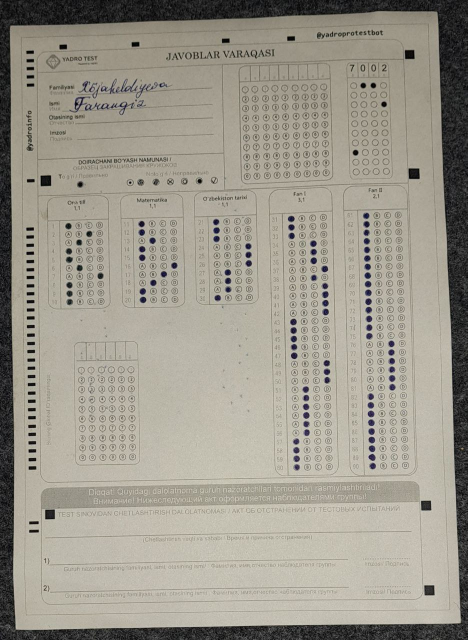
#> input picture 1.jpg, 935 x 1280 px (shown at 1/2 size)
$ python document-counter.py
#> lines starting #> are read from the running program, lines starting #| are printed output that depends on the picture; after the words box and inside, x2 and y2 are one past the last pixel; in counts of white or black regions, pixels touching at a corner belong together
import cv2
from matplotlib import pyplot as plt

#initializing
img = cv2.imread("1.jpg")
#> img is the input picture: shape (1280, 935, 3); mean B, G, R 141.1, 152.8, 157.3
img = cv2.resize(img, (int(480*2), int(640*2)))
#> img: shape (1280, 960, 3)
# write code here
GrayImg = cv2.cvtColor(img, cv2.COLOR_BGR2GRAY)
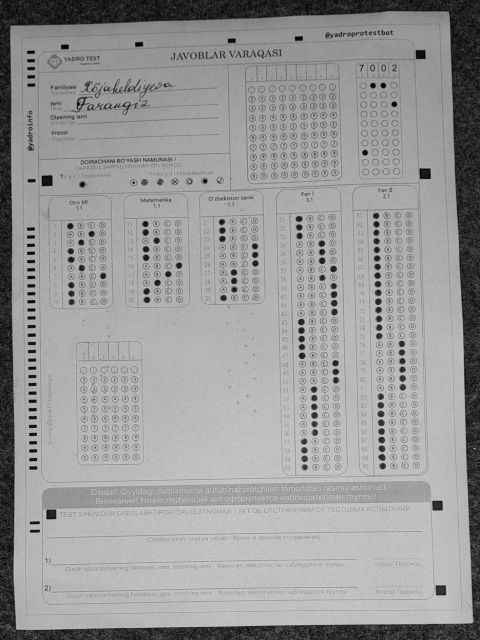
#> GrayImg: shape (1280, 960) (shown at 1/2 size); min 0, max 224, mean 152.7
BlurredFrame = cv2.GaussianBlur(GrayImg, (5, 5), 1)
CannyFrame = cv2.Canny(BlurredFrame, 190, 190)
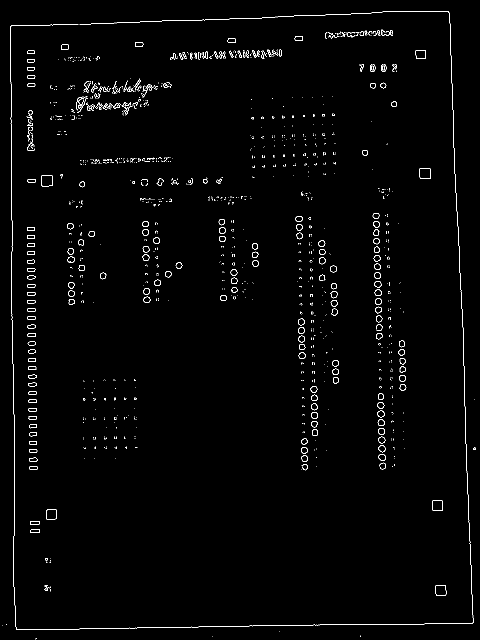
#> CannyFrame: shape (1280, 960) (shown at 1/2 size); 1.3% white in thin lines or dots
contours, _ = cv2.findContours(CannyFrame, cv2.RETR_EXTERNAL, cv2.CHAIN_APPROX_SIMPLE)
#> contours = 1292 contours, 1152 with area under 20; largest, box (x1, y1, x2, y2) and area: (839, 336, 862, 358) 445, (83, 350, 105, 373) 442, (871, 1170, 893, 1191) 402, (864, 1001, 886, 1022) 388, (92, 1019, 113, 1039) 373
ContourFrame = img.copy()
ContourFrame = cv2.drawContours(ContourFrame, contours, -1, (255, 0, 255), 4)
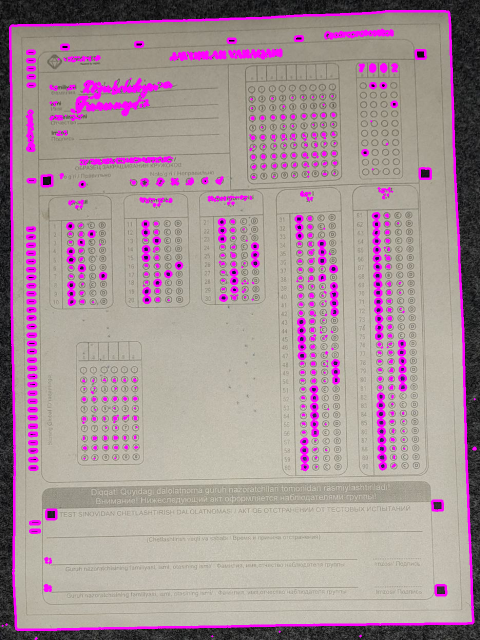
#> ContourFrame: shape (1280, 960, 3) (shown at 1/2 size); mean B, G, R 150.3, 145.4, 165.9
CornerFrame = img.copy()
maxArea = 0
biggest = []
for i in contours :
    area = cv2.contourArea(i)
    if area > 1000 :
        peri = cv2.arcLength(i, True)
        edges = cv2.approxPolyDP(i, 0.02*peri, True)
        if area > maxArea and len(edges) == 4 :
            biggest = edges
            maxArea = area
#> this loop made 1292 passes
#> area on passes 14, 23, 24: 402.5, 106.5, 109.5
#> after the loop, biggest = []; maxArea = 0
if len(biggest) != 0 :
    CornerFrame = cv2.drawContours(CornerFrame, biggest, -1, (255, 0, 255), 25)
# resizing
img = cv2.resize(img, (480, 640))
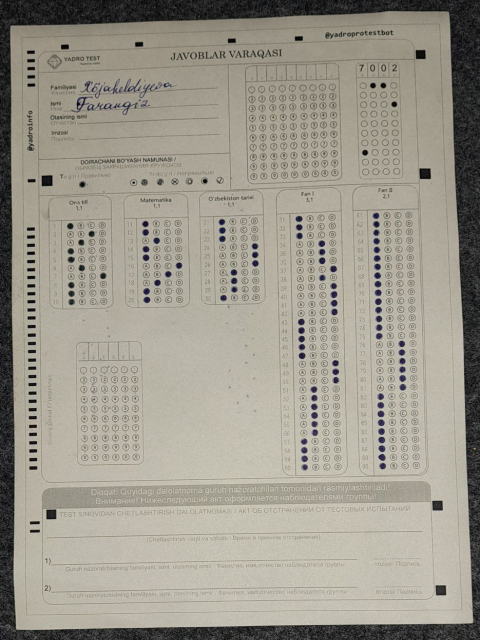
#> img: shape (640, 480, 3); mean B, G, R 141.2, 152.9, 157.4
GrayImg = cv2.resize(GrayImg, (480, 640))
#> GrayImg: shape (640, 480)
BlurredFrame = cv2.resize(BlurredFrame, (480, 640))
#> BlurredFrame: shape (640, 480)
CannyFrame = cv2.resize(CannyFrame, (480, 640))
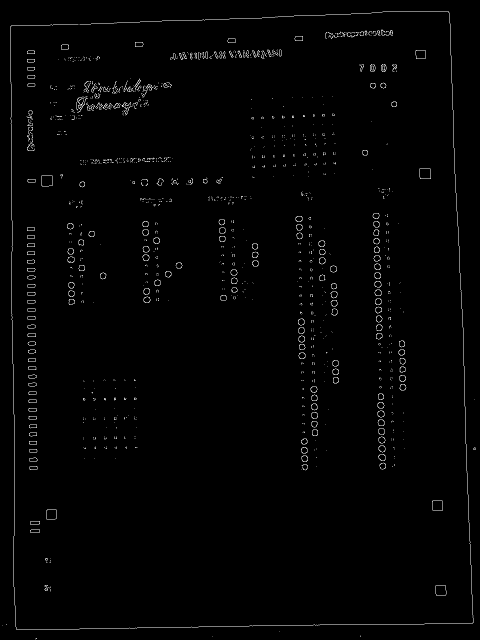
#> CannyFrame: shape (640, 480); min 0, max 255, mean 3.4
ContourFrame = cv2.resize(ContourFrame, (480, 640))
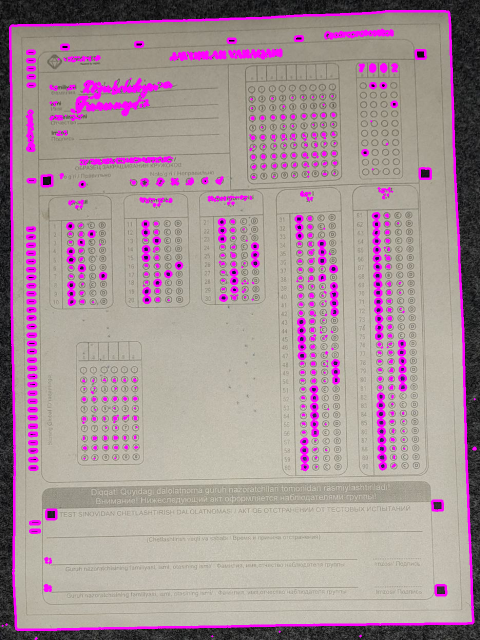
#> ContourFrame: shape (640, 480, 3); mean B, G, R 150.5, 145.6, 166
CornerFrame = cv2.resize(CornerFrame, (480, 640))
#displaying
plt.imshow(img)
plt.imshow(GrayImg)
plt.imshow(BlurredFrame)
plt.imshow(CannyFrame)
plt.imshow(ContourFrame)
# plt.imshow(CornerFrame)
cv2.waitKey(0)
#> figure, not shown here; B, G, R data is drawn as R, G, B

$ run again, with 4.jpg copied over 1.jpg
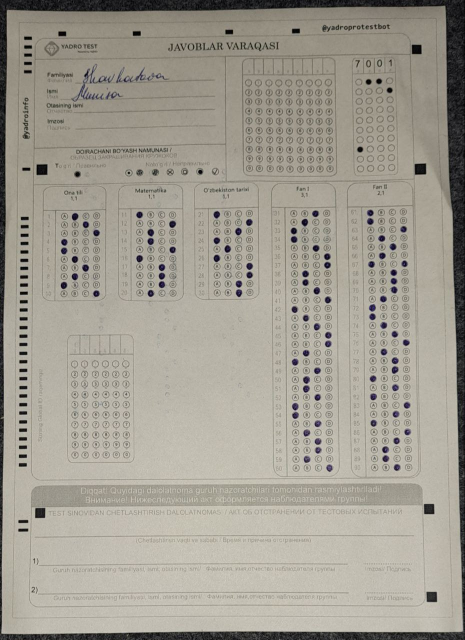
#> input picture 4.jpg, 929 x 1280 px (shown at 1/2 size)
#> img is the input picture: shape (1280, 929, 3); mean B, G, R 146, 157, 161.5
#> `CannyFrame = cv2.Canny(BlurredFrame, 190, 190)`:
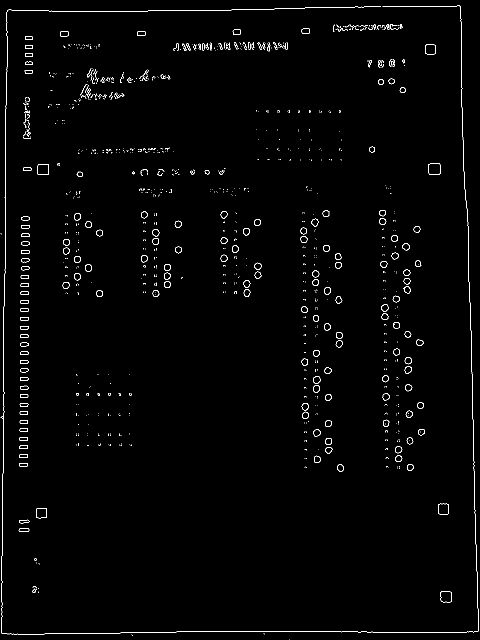
#> CannyFrame: shape (1280, 960) (shown at 1/2 size); 1.2% white in thin lines or dots
#> contours = 1053 contours, 910 with area under 20; largest, box (x1, y1, x2, y2) and area: (857, 327, 881, 350) 488, (75, 328, 98, 350) 450, (881, 1183, 904, 1205) 434, (876, 1007, 898, 1029) 423, (72, 1016, 94, 1037) 397
#> the loop `for i in contours :` made 1053 passes
#> area on passes 5, 17, 18: 433.5, 112.5, 104
#> after the loop `for i in contours :`: biggest = []; maxArea = 0
#> `ContourFrame = cv2.resize(ContourFrame, (480, 640))`:
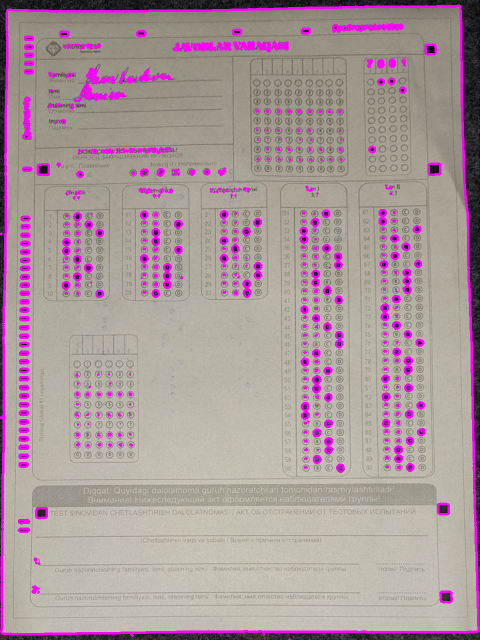
#> ContourFrame: shape (640, 480, 3); mean B, G, R 155.1, 150.7, 170
